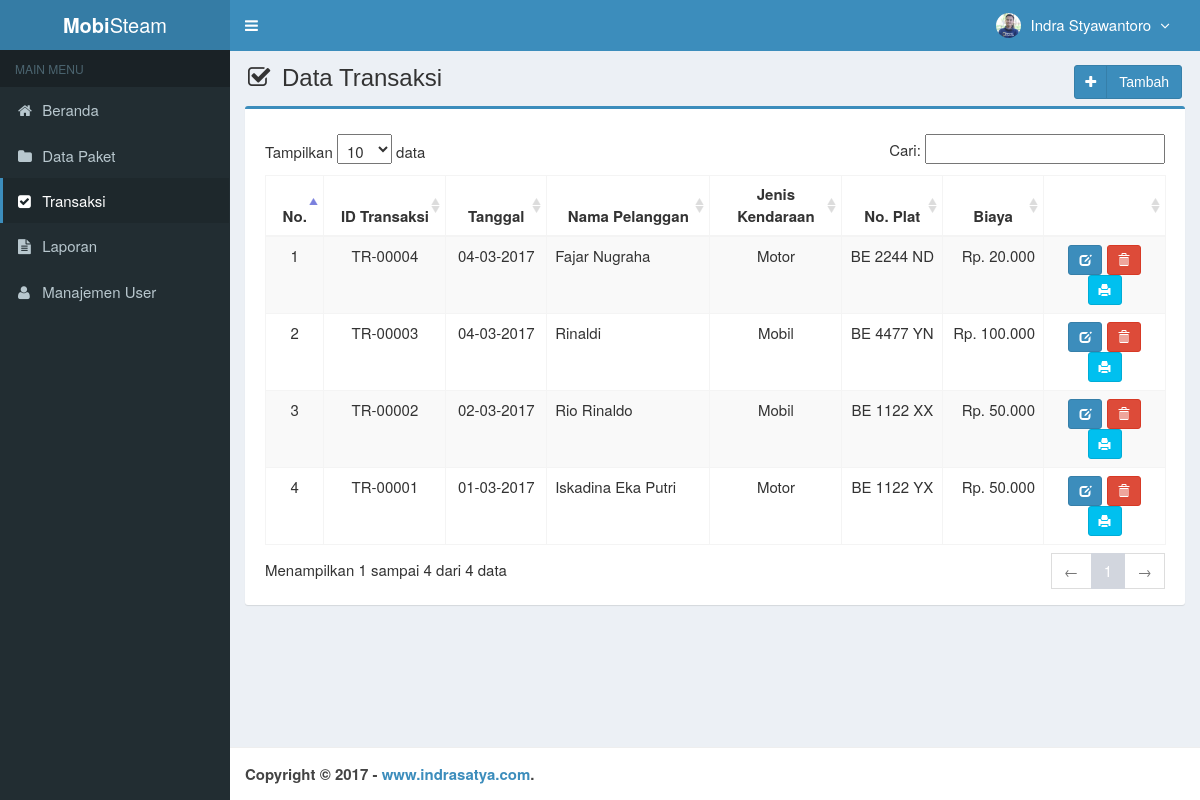
The page /main.php?module=transaksi (signed in) on the database its author committed.
### tables this page shows
CREATE TABLE `is_transaksi` (
  `id_transaksi` varchar(10) NOT NULL,
  `tanggal` date NOT NULL,
  `nama_pelanggan` varchar(30) NOT NULL,
  `no_plat_kendaraan` varchar(15) NOT NULL,
  `paket` int(11) NOT NULL
);

CREATE TABLE `is_paket` (
  `id_paket` int(11) NOT NULL,
  `nama_paket` varchar(30) NOT NULL,
  `jenis_kendaraan` enum('Mobil','Motor') NOT NULL,
  `harga` int(11) NOT NULL
);

### config/fungsi_rupiah.php (called while the page is built, shortened)
<?php
function format_rupiah($angka){
  $rupiah=number_format($angka,0,',','.');
  return $rupiah;
}
?>

### modules/transaksi/view.php (the view, shortened to what this page needs)
<section class="content-header">
  <h1>
    <i class="fa fa-check-square-o icon-title"></i> Data Transaksi
    <a class="btn btn-primary btn-social pull-right" href="?module=form_transaksi&form=add">
      <i class="fa fa-plus"></i> Tambah
    </a>
  </h1>
</section>
<section class="content">
  <div class="row">
    <div class="col-md-12">
      <div class="box box-primary">
        <div class="box-body">
          <table id="dataTables1" class="table table-bordered table-striped table-hover">
            <thead>
              <tr>
                <th class="center">No.</th>
                <th class="center">ID Transaksi</th>
                <th class="center">Tanggal</th>
                <th class="center">Nama Pelanggan</th>
                <th class="center">Jenis Kendaraan</th>
                <th class="center">No. Plat</th>
                <th class="center">Biaya</th>
                <th></th>
              </tr>
            </thead>
            <tbody>
            <?php
            $no = 1;
            $query = mysqli_query($mysqli, "SELECT * FROM is_transaksi as a INNER JOIN is_paket as b
                                            ON a.paket=b.id_paket
                                            ORDER BY a.id_transaksi DESC")
                                            or die('Ada kesalahan pada query tampil Transaksi: '.mysqli_error($mysqli));
            while ($data = mysqli_fetch_assoc($query)) {
              $t_transaksi       = $data['tanggal'];
              $exp               = explode('-',$t_transaksi);
              $tanggal_transaksi = $exp[2]."-".$exp[1]."-".$exp[0];
              echo "<tr>
                      <td width='40' class='center'>$no</td>
                      <td width='100' class='center'>$data[id_transaksi]</td>
                      <td width='80' class='center'>$tanggal_transaksi</td>
                      <td width='140'>$data[nama_pelanggan]</td>
                      <td width='110' class='center'>$data[jenis_kendaraan]</td>
                      <td width='80' class='center'>$data[no_plat_kendaraan]</td>
                      <td width='80' align='right'>Rp. ".format_rupiah($data['harga'])."</td>
                      <td class='center' width='100'>
                        <div>
                          <a data-toggle='tooltip' data-placement='top' title='Ubah' class='btn btn-primary btn-sm' href='?module=form_transaksi&form=edit&id=$data[id_transaksi]'>
                              <i style='color:#fff' class='glyphicon glyphicon-edit'></i>
                          </a>";
            ?>
                          <a data-toggle="tooltip" data-placement="top" title="Hapus" class="btn btn-danger btn-sm" href="modules/transaksi/proses.php?act=delete&id=<?php echo $data['id_transaksi'];?>" onclick="return confirm('Anda yakin ingin menghapus ID Transaksi <?php echo $data['id_transaksi']; ?> an. <?php echo $data['nama_pelanggan']; ?> ?');">
                              <i style="color:#fff" class="glyphicon glyphicon-trash"></i>
                          </a>
                          <a data-toggle="tooltip" data-placement="top" title="Cetak" class="btn btn-info btn-sm" href="modules/transaksi/cetak.php?id=<?php echo $data['id_transaksi'];?>" target="_blank">
                              <i style="color:#fff" class="glyphicon glyphicon-print"></i>
                          </a>
            <?php
              echo "    </div>
                      </td>
                    </tr>";
              $no++;
            }
            ?>
            </tbody>
          </table>
        </div>
      </div>
    </div>
  </div>
</section><!-- /.content

### main.php (shortened to what this page needs)
<!DOCTYPE html>
<html>
  <head>
    <link href="assets/css/bootstrap.min.css" rel="stylesheet" type="text/css" />
    <link href="assets/plugins/font-awesome-4.6.3/css/font-awesome.min.css" rel="stylesheet" type="text/css" />
    <link href="assets/plugins/datatables/dataTables.bootstrap.css" rel="stylesheet" type="text/css" />
    <link href="assets/plugins/datepicker/datepicker.min.css" rel="stylesheet" type="text/css" />
    <link href="assets/css/AdminLTE.min.css" rel="stylesheet" type="text/css" />
    <link href="assets/css/skins/skin-blue.min.css" rel="stylesheet" type="text/css" />
    <link href="assets/plugins/datepicker/datepicker3.css" rel="stylesheet" type="text/css" />
    <link href="assets/css/style.css" rel="stylesheet" type="text/css" />
  </head>
  <body class="skin-blue fixed">
    <div class="wrapper">
      <header class="main-header">
        <a href="index2.html" class="logo"><b>Mobi</b>Steam</a>
        <nav class="navbar navbar-static-top" role="navigation">
          <a href="#" class="sidebar-toggle" data-toggle="offcanvas" role="button">
          </a>
          <div class="navbar-custom-menu">
            <ul class="nav navbar-nav">
              <?php include "top-menu.php" ?>
            </ul>
          </div>
        </nav>
      </header>
      <aside class="main-sidebar">
        <section class="sidebar">
            <?php include "sidebar-menu.php" ?>
        </section>
      </aside>
      <div class="content-wrapper">
        <?php include "content.php" ?>
      </div>
      <footer class="main-footer">
        <strong>Copyright &copy; 2017 - <a href="www.indrasatya.com">www.indrasatya.com</a>.</strong>
      </footer>
    </div>
  </body>
</html>

### top-menu.php (shortened to what this page needs)
<li class="dropdown user user-menu">
  <a href="#" class="dropdown-toggle" data-toggle="dropdown">
    <?php
    if ($_SESSION['hak_akses']=='admin') { ?>
      <img src="assets/img/indrasatya.jpg" class="user-image" alt="User Image"/>
    <?php
    } else { ?>
      <img src="assets/img/user-default.png" class="user-image" alt="User Image"/>
    <?php
    }
    ?>
    <span class="hidden-xs"><?php echo $_SESSION['nama_user']; ?> <i style="margin-left:5px" class="fa fa-angle-down"></i></span>
  </a>
</li>

### sidebar-menu.php (shortened to what this page needs)
<?php
if ($_SESSION['hak_akses']=='admin') { ?>
    <ul class="sidebar-menu">
        <li class="header">MAIN MENU</li>
	<?php
	if ($_GET["module"]=="home") { ?>
		<li class="active">
			<a href="?module=home"><i class="fa fa-home"></i> Beranda </a>
	  	</li>
	<?php
	}
	else { ?>
		<li>
			<a href="?module=home"><i class="fa fa-home"></i> Beranda </a>
	  	</li>
	<?php
	}
	if ($_GET["module"]=="paket" || $_GET["module"]=="form_paket") { ?>
		<li class="active">
			<a href="?module=paket"><i class="fa fa-folder"></i> Data Paket </a>
	  	</li>
	<?php
	}
	else { ?>
		<li>
			<a href="?module=paket"><i class="fa fa-folder"></i> Data Paket </a>
	  	</li>
	<?php
	}
	if ($_GET["module"]=="transaksi" || $_GET["module"]=="form_transaksi") { ?>
		<li class="active">
			<a href="?module=transaksi"><i class="fa fa-check-square"></i> Transaksi </a>
	  	</li>
	<?php
	}
	else { ?>
		<li>
			<a href="?module=transaksi"><i class="fa fa-check-square"></i> Transaksi </a>
	  	</li>
	<?php
	}
	if ($_GET["module"]=="laporan") { ?>
		<li class="active">
			<a href="?module=laporan"><i class="fa fa-file-text"></i> Laporan</a>
	  	</li>
	<?php
	}
	else { ?>
		<li>
			<a href="?module=laporan"><i class="fa fa-file-text"></i> Laporan</a>
	  	</li>
	<?php
	}
	if ($_GET["module"]=="user") { ?>
		<li class="active">
			<a href="?module=user"><i class="fa fa-user"></i> Manajemen User</a>
	  	</li>
	<?php
	}
	else { ?>
		<li>
			<a href="?module=user"><i class="fa fa-user"></i> Manajemen User</a>
	  	</li>
	<?php
	}
	?>
	</ul>
<?php
}
?>

### content.php (shortened to what this page needs)
<?php
require_once "config/database.php";
require_once "config/fungsi_rupiah.php";
if (empty($_SESSION['username']) && empty($_SESSION['password'])){
	echo "<meta http-equiv='refresh' content='0; url=index.php?alert=1'>";
}
else {
	if ($_GET['module'] == 'home') {
		include "modules/beranda/view.php";
	}
	elseif ($_GET['module'] == 'paket') {
		include "modules/paket/view.php";
	}
	elseif ($_GET['module'] == 'form_paket') {
		include "modules/paket/form.php";
	}
	elseif ($_GET['module'] == 'transaksi') {
		include "modules/transaksi/view.php";
	}
	elseif ($_GET['module'] == 'form_transaksi') {
		include "modules/transaksi/form.php";
	}
	elseif ($_GET['module'] == 'laporan') {
		include "modules/laporan/view.php";
	}
	elseif ($_GET['module'] == 'user') {
		include "modules/user/view.php";
	}
	elseif ($_GET['module'] == 'form_user') {
		include "modules/user/form.php";
	}
	elseif ($_GET['module'] == 'password') {
		include "modules/password/view.php";
	}
}
?>

### assets/css/style.css (style rules this page uses)
.btn-social *:first-child { border-right: 1px solid rgba(0, 0, 0, 0.1); bottom: 0; font-size: 1em !important; left: 0; line-height: 32px !important; position: absolute; text-align: center; top: 0; width: 32px !important; }
.content-header { padding: 15px 18px 0; position: relative; }
.center { text-align:center; }
.icon-title { margin-right: 5px; }
body { background-color: #fff; color: #333; font-size: 15px; line-height: 1.42857; }

### rows shown on the page
is_transaksi: id_transaksi "TR-00004", tanggal "04-03-2017", nama_pelanggan "Fajar Nugraha", paket.jenis_kendaraan "Motor", no_plat_kendaraan "BE 2244 ND", paket.harga "20.000"
is_transaksi: id_transaksi "TR-00003", tanggal "04-03-2017", nama_pelanggan "Rinaldi", paket.jenis_kendaraan "Mobil", no_plat_kendaraan "BE 4477 YN", paket.harga "100.000"
is_transaksi: id_transaksi "TR-00002", tanggal "02-03-2017", nama_pelanggan "Rio Rinaldo", paket.jenis_kendaraan "Mobil", no_plat_kendaraan "BE 1122 XX", paket.harga "50.000"
is_transaksi: id_transaksi "TR-00001", tanggal "01-03-2017", nama_pelanggan "Iskadina Eka Putri", paket.jenis_kendaraan "Motor", no_plat_kendaraan "BE 1122 YX", paket.harga "50.000"

### other values the page prints
$_SESSION['nama_user'] "Indra Styawantoro"
